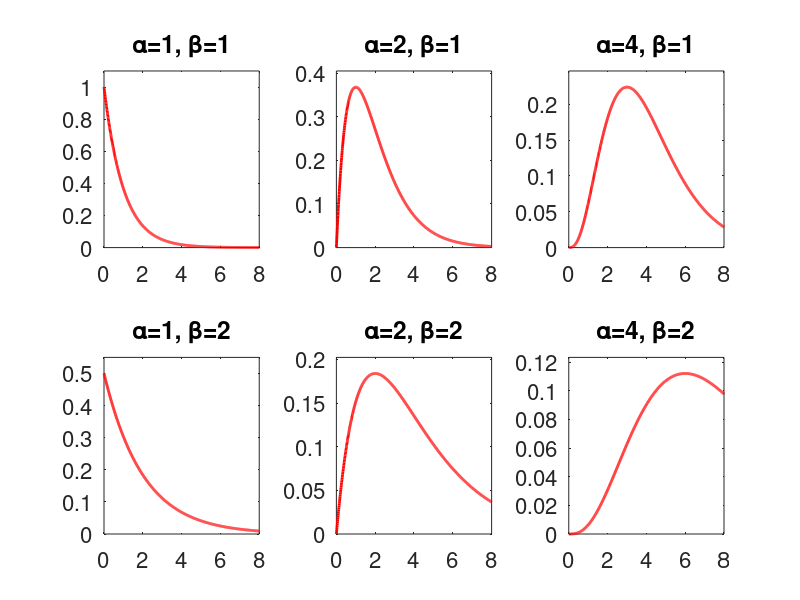

Reproduce this figure in MATLAB.
clear all
close all

x = 0:.01:10;
figure(1)

%%
y_gam_11 = pdf('gam',x,1,1);
subplot(2,3,1)
p1 = plot(x,y_gam_11,'Color','red','LineWidth',2);
axis([0 8 0 max(y_gam_11)*1.1]);
% xlabel('x','FontSize',16);
% ylabel('y','FontSize',16);
h=title('\alpha=1, \beta=1','FontSize',16);
set(gca,'FontSize',16);
set(h,'interpreter','tex')

%%
y_gam_21 = pdf('gam',x,2,1);
subplot(2,3,2)
p1 = plot(x,y_gam_21,'Color','red','LineWidth',2);
axis([0 8 0 max(y_gam_21)*1.1]);
% xlabel('x','FontSize',16);
% ylabel('y','FontSize',16);
h=title('\alpha=2, \beta=1','FontSize',16);
set(gca,'FontSize',16);
set(h,'interpreter','tex')

%%
y_gam_41 = pdf('gam',x,4,1);
subplot(2,3,3)
p1 = plot(x,y_gam_41,'Color','red','LineWidth',2);
axis([0 8 0 max(y_gam_41)*1.1]);
% xlabel('x','FontSize',16);
% ylabel('y','FontSize',16);
h=title('\alpha=4, \beta=1','FontSize',16);
set(gca,'FontSize',16);
set(h,'interpreter','tex')

%%
y_gam_12 = pdf('gam',x,1,2);
subplot(2,3,4)
p1 = plot(x,y_gam_12,'Color','red','LineWidth',2);
axis([0 8 0 max(y_gam_12)*1.1]);
% xlabel('x','FontSize',16);
% ylabel('y','FontSize',16);
h=title('\alpha=1, \beta=2','FontSize',16);
set(gca,'FontSize',16);
set(h,'interpreter','tex')

%%
y_gam_22 = pdf('gam',x,2,2);
subplot(2,3,5)
p1 = plot(x,y_gam_22,'Color','red','LineWidth',2);
axis([0 8 0 max(y_gam_22)*1.1]);
% xlabel('x','FontSize',16);
% ylabel('y','FontSize',16);
h=title('\alpha=2, \beta=2','FontSize',16);
set(gca,'FontSize',16);
set(h,'interpreter','tex')

%%
y_gam_42 = pdf('gam',x,4,2);
subplot(2,3,6)
p1 = plot(x,y_gam_42,'Color','red','LineWidth',2);
axis([0 8 0 max(y_gam_42)*1.1]);
% xlabel('x','FontSize',16);
% ylabel('y','FontSize',16);
h=title('\alpha=4, \beta=2','FontSize',16);
set(gca,'FontSize',16);
set(h,'interpreter','tex')